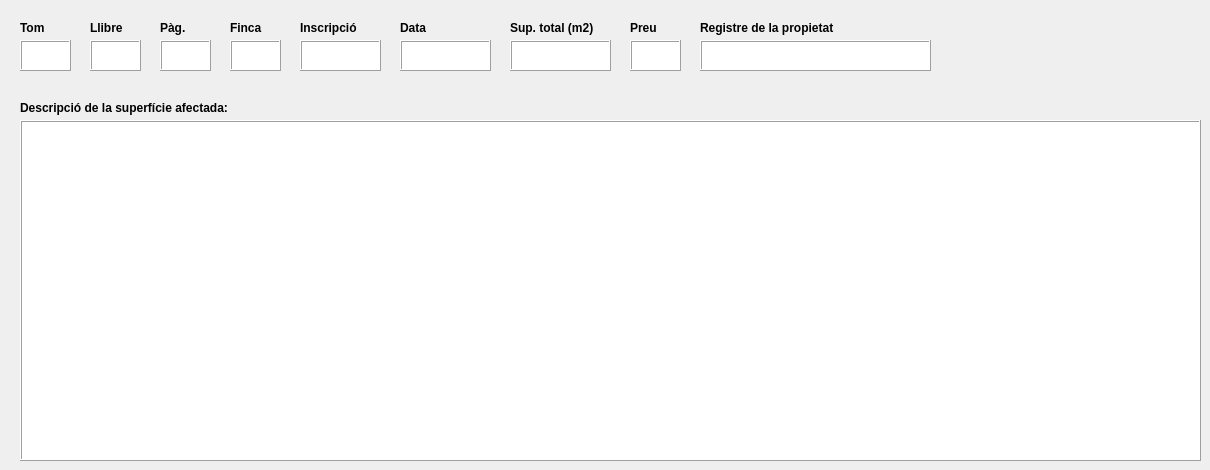
           <widget class="QWidget" name="tab_3">
            <attribute name="title">
             <string>DADES REGISTRALS I DESCRIPCIÓ</string>
            </attribute>
            <widget class="QTextEdit" name="descripcio_COMP">
             <property name="geometry">
              <rect>
               <x>20</x>
               <y>120</y>
               <width>1181</width>
               <height>341</height>
              </rect>
             </property>
             <property name="frameShape">
              <enum>QFrame::Box</enum>
             </property>
             <property name="frameShadow">
              <enum>QFrame::Raised</enum>
             </property>
            </widget>
            <widget class="QLabel" name="label_36">
             <property name="geometry">
              <rect>
               <x>20</x>
               <y>100</y>
               <width>251</width>
               <height>16</height>
              </rect>
             </property>
             <property name="font">
              <font>
               <weight>75</weight>
               <bold>true</bold>
              </font>
             </property>
             <property name="text">
              <string>Descripció de la superfície afectada:</string>
             </property>
            </widget>
            <widget class="QTextEdit" name="sup_registral">
             <property name="geometry">
              <rect>
               <x>510</x>
               <y>40</y>
               <width>101</width>
               <height>31</height>
              </rect>
             </property>
             <property name="frameShape">
              <enum>QFrame::Box</enum>
             </property>
             <property name="frameShadow">
              <enum>QFrame::Raised</enum>
             </property>
            </widget>
            <widget class="QLabel" name="label_34">
             <property name="geometry">
              <rect>
               <x>630</x>
               <y>20</y>
               <width>51</width>
               <height>16</height>
              </rect>
             </property>
             <property name="font">
              <font>
               <weight>75</weight>
               <bold>true</bold>
              </font>
             </property>
             <property name="text">
              <string>Preu</string>
             </property>
            </widget>
            <widget class="QTextEdit" name="registre_prop">
             <property name="geometry">
              <rect>
               <x>700</x>
               <y>40</y>
               <width>231</width>
               <height>31</height>
              </rect>
             </property>
             <property name="frameShape">
              <enum>QFrame::Box</enum>
             </property>
             <property name="frameShadow">
              <enum>QFrame::Raised</enum>
             </property>
            </widget>
            <widget class="QLabel" name="label_27">
             <property name="geometry">
              <rect>
               <x>20</x>
               <y>20</y>
               <width>51</width>
               <height>16</height>
              </rect>
             </property>
             <property name="font">
              <font>
               <weight>75</weight>
               <bold>true</bold>
              </font>
             </property>
             <property name="text">
              <string>Tom</string>
             </property>
            </widget>
            <widget class="QLabel" name="label_30">
             <property name="geometry">
              <rect>
               <x>230</x>
               <y>20</y>
               <width>51</width>
               <height>16</height>
              </rect>
             </property>
             <property name="font">
              <font>
               <weight>75</weight>
               <bold>true</bold>
              </font>
             </property>
             <property name="text">
              <string>Finca</string>
             </property>
            </widget>
            <widget class="QLabel" name="label_31">
             <property name="geometry">
              <rect>
               <x>300</x>
               <y>20</y>
               <width>71</width>
               <height>16</height>
              </rect>
             </property>
             <property name="font">
              <font>
               <weight>75</weight>
               <bold>true</bold>
              </font>
             </property>
             <property name="text">
              <string>Inscripció</string>
             </property>
            </widget>
            <widget class="QTextEdit" name="registral_origen">
             <property name="geometry">
              <rect>
               <x>230</x>
               <y>40</y>
               <width>51</width>
               <height>31</height>
              </rect>
             </property>
             <property name="frameShape">
              <enum>QFrame::Box</enum>
             </property>
             <property name="frameShadow">
              <enum>QFrame::Raised</enum>
             </property>
            </widget>
            <widget class="QTextEdit" name="preu">
             <property name="geometry">
              <rect>
               <x>630</x>
               <y>40</y>
               <width>51</width>
               <height>31</height>
              </rect>
             </property>
             <property name="frameShape">
              <enum>QFrame::Box</enum>
             </property>
             <property name="frameShadow">
              <enum>QFrame::Raised</enum>
             </property>
            </widget>
            <widget class="QLabel" name="label_32">
             <property name="geometry">
              <rect>
               <x>400</x>
               <y>20</y>
               <width>51</width>
               <height>16</height>
              </rect>
             </property>
             <property name="font">
              <font>
               <weight>75</weight>
               <bold>true</bold>
              </font>
             </property>
             <property name="text">
              <string>Data</string>
             </property>
            </widget>
            <widget class="QTextEdit" name="full">
             <property name="geometry">
              <rect>
               <x>160</x>
               <y>40</y>
               <width>51</width>
               <height>31</height>
              </rect>
             </property>
             <property name="frameShape">
              <enum>QFrame::Box</enum>
             </property>
             <property name="frameShadow">
              <enum>QFrame::Raised</enum>
             </property>
            </widget>
            <widget class="QLabel" name="label_28">
             <property name="geometry">
              <rect>
               <x>90</x>
               <y>20</y>
               <width>51</width>
               <height>16</height>
              </rect>
             </property>
             <property name="font">
              <font>
               <weight>75</weight>
               <bold>true</bold>
              </font>
             </property>
             <property name="text">
              <string>Llibre</string>
             </property>
            </widget>
            <widget class="QLabel" name="label_35">
             <property name="geometry">
              <rect>
               <x>700</x>
               <y>20</y>
               <width>161</width>
               <height>16</height>
              </rect>
             </property>
             <property name="font">
              <font>
               <weight>75</weight>
               <bold>true</bold>
              </font>
             </property>
             <property name="text">
              <string>Registre de la propietat</string>
             </property>
            </widget>
            <widget class="QTextEdit" name="tom">
             <property name="geometry">
              <rect>
               <x>20</x>
               <y>40</y>
               <width>51</width>
               <height>31</height>
              </rect>
             </property>
             <property name="frameShape">
              <enum>QFrame::Box</enum>
             </property>
             <property name="frameShadow">
              <enum>QFrame::Raised</enum>
             </property>
            </widget>
            <widget class="QTextEdit" name="data_inscripcio">
             <property name="geometry">
              <rect>
               <x>400</x>
               <y>40</y>
               <width>91</width>
               <height>31</height>
              </rect>
             </property>
             <property name="frameShape">
              <enum>QFrame::Box</enum>
             </property>
             <property name="frameShadow">
              <enum>QFrame::Raised</enum>
             </property>
            </widget>
            <widget class="QTextEdit" name="llibre">
             <property name="geometry">
              <rect>
               <x>90</x>
               <y>40</y>
               <width>51</width>
               <height>31</height>
              </rect>
             </property>
             <property name="frameShape">
              <enum>QFrame::Box</enum>
             </property>
             <property name="frameShadow">
              <enum>QFrame::Raised</enum>
             </property>
            </widget>
            <widget class="QLabel" name="label_29">
             <property name="geometry">
              <rect>
               <x>160</x>
               <y>20</y>
               <width>51</width>
               <height>16</height>
              </rect>
             </property>
             <property name="font">
              <font>
               <weight>75</weight>
               <bold>true</bold>
              </font>
             </property>
             <property name="text">
              <string>Pàg.</string>
             </property>
            </widget>
            <widget class="QLabel" name="label_33">
             <property name="geometry">
              <rect>
               <x>510</x>
               <y>20</y>
               <width>101</width>
               <height>16</height>
              </rect>
             </property>
             <property name="font">
              <font>
               <weight>75</weight>
               <bold>true</bold>
              </font>
             </property>
             <property name="text">
              <string>Sup. total (m2)</string>
             </property>
            </widget>
            <widget class="QTextEdit" name="inscripcio">
             <property name="geometry">
              <rect>
               <x>300</x>
               <y>40</y>
               <width>81</width>
               <height>31</height>
              </rect>
             </property>
             <property name="frameShape">
              <enum>QFrame::Box</enum>
             </property>
             <property name="frameShadow">
              <enum>QFrame::Raised</enum>
             </property>
            </widget>
           </widget>
